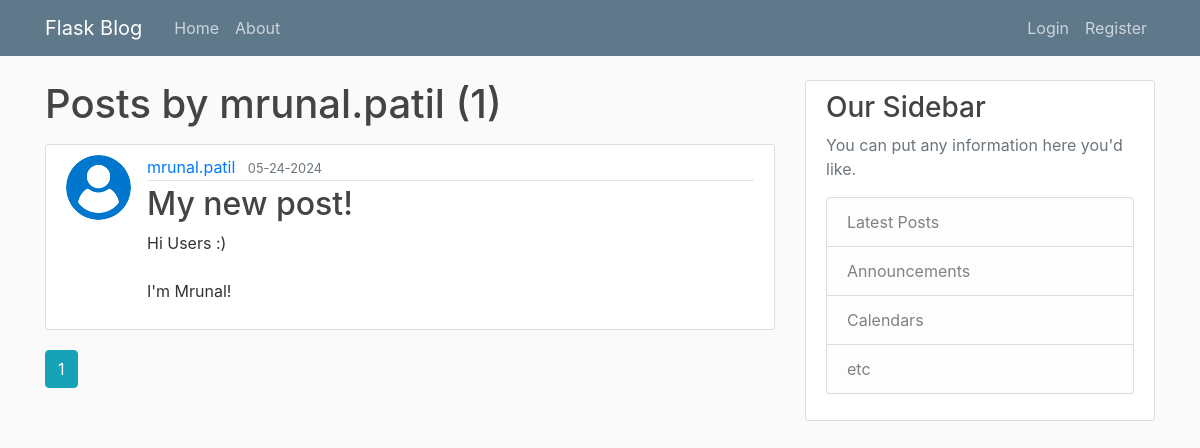
/user/mrunal.patil, run on an earlier commit of the app's database.
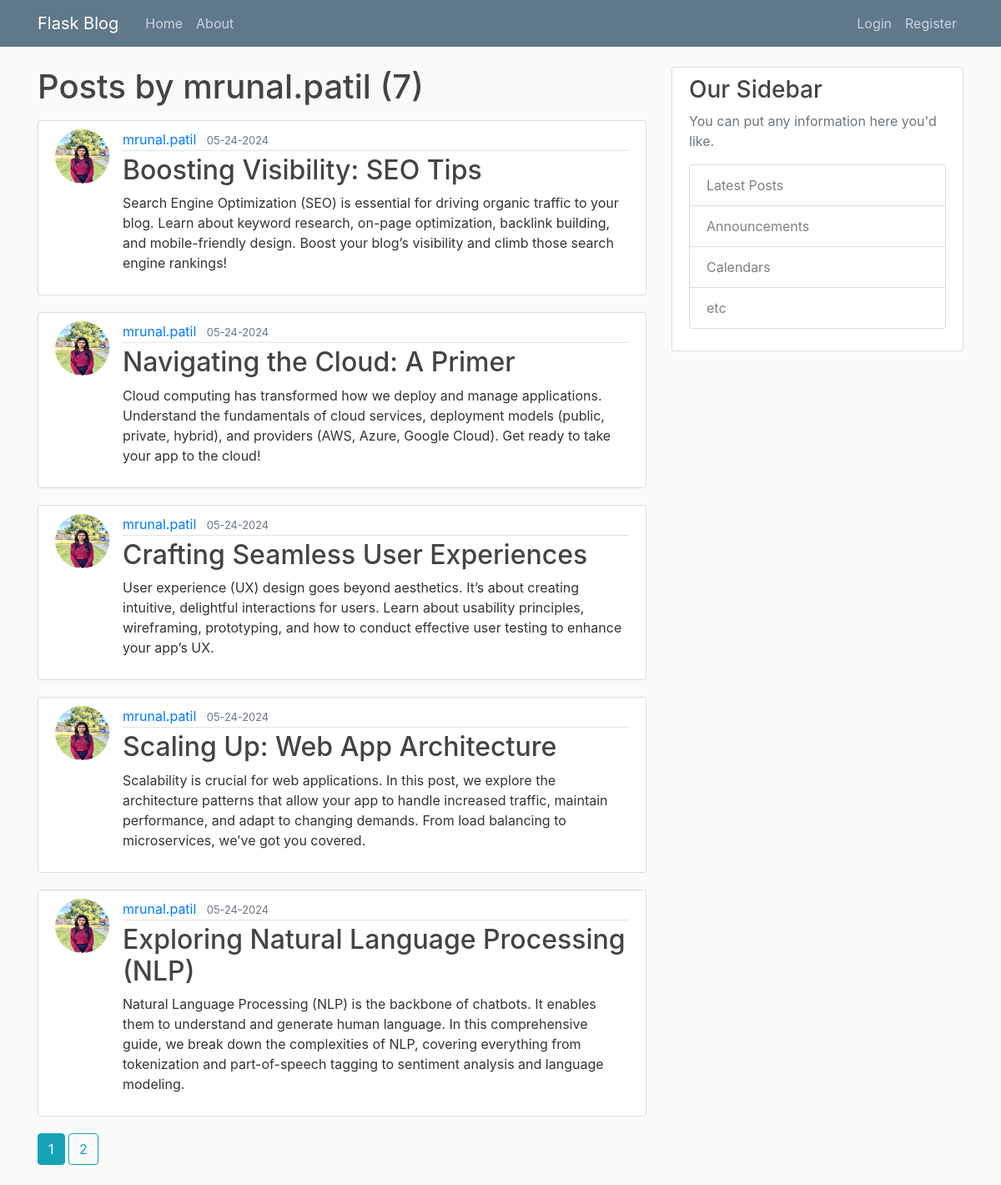
And on a later commit of the database.
### flaskblog/models.py (models this page shows, shortened)
class User(db.Model, UserMixin):
    id = db.Column(db.Integer, primary_key=True)
    username = db.Column(db.String(20), unique=True, nullable=False)
    email = db.Column(db.String(120), unique=True, nullable=False)
    image_file = db.Column(db.String(20), nullable=False, default='default.jpg')
    password = db.Column(db.String(60), nullable=False)
    posts = db.relationship('Post', backref='author', lazy=True)

class Post(db.Model):
    id = db.Column(db.Integer, primary_key=True)
    title = db.Column(db.String(100), nullable=False)
    date_posted = db.Column(db.DateTime, nullable=False, default=datetime.utcnow)
    content = db.Column(db.Text, nullable=False)
    user_id = db.Column(db.Integer, db.ForeignKey('user.id'), nullable=False)

### flaskblog/routes.py (the view)
@app.route("/user/<string:username>")
def user_posts(username):
    page = request.args.get('page', 1, type=int)
    user = User.query.filter_by(username=username).first_or_404()
    posts = Post.query.filter_by(author=user)\
        .order_by(Post.date_posted.desc())\
        .paginate(page=page, per_page=5)
    return render_template('user_posts.html', posts=posts, user=user)

### flaskblog/templates/user_posts.html (shortened to what this page needs)
{% extends "layout.html" %}
{%  block content %}
    <h1 class="mb-3">Posts by {{ user.username }} ({{ posts.total }})</h1>
    {% for post in posts.items %}
        <article class="media content-section">
            <img class="rounded-circle article-img" src="{{ url_for('static', filename='profile_pics/' + post.author.image_file) }}">
            <div class="media-body">
            <div class="article-metadata">
                <a class="mr-2" href="{{ url_for('user_posts', username=post.author.username) }}">{{ post.author.username }}</a>
                <small class="text-muted">{{ post.date_posted.strftime('%m-%d-%Y') }}</small>
            </div>
            <h2><a class="article-title" href="{{ url_for('post', post_id=post.id) }}">{{ post.title }}</a></h2>
            <p class="article-content">{{ post.content }}</p>
            </div>
        </article>
    {%  endfor %}
    {% for page_num in posts.iter_pages(left_edge=1, right_edge=1, left_current=1, right_current=2) %}
        {% if page_num %}
            {% if posts.page == page_num %}
                <a class="btn btn-info mb-4" href="{{ url_for('user_posts', username=user.username, page=page_num) }}">{{ page_num }}</a>
            {% else %}
                <a class="btn btn-outline-info mb-4" href="{{ url_for('user_posts', username=user.username, page=page_num) }}">{{ page_num }}</a>
            {% endif %}
        {% endif %}
    {% endfor %}
{%  endblock content %}

### flaskblog/templates/layout.html (shortened to what this page needs)
<!DOCTYPE html>
<html>
<head>
    <link rel="stylesheet" href="https://maxcdn.bootstrapcdn.com/bootstrap/4.0.0/css/bootstrap.min.css">
    <link rel="stylesheet" type="text/css" href="{{ url_for('static', filename='main.css') }}">
</head>
<body>
    <header class="site-header">
      <nav class="navbar navbar-expand-md navbar-dark bg-steel fixed-top">
        <div class="container">
          <a class="navbar-brand mr-4" href="/">Flask Blog</a>
          <div class="collapse navbar-collapse" id="navbarToggle">
            <div class="navbar-nav mr-auto">
              <a class="nav-item nav-link" href="{{ url_for('home') }}">Home</a>
              <a class="nav-item nav-link" href="{{ url_for('about') }}">About</a>
            </div>
            <div class="navbar-nav">
              {% if current_user.is_authenticated %}
                <a class="nav-item nav-link" href="{{ url_for('new_post') }}">New Post</a>
                <a class="nav-item nav-link" href="{{ url_for('account') }}">Account</a>
                <a class="nav-item nav-link" href="{{ url_for('logout') }}">Logout</a>
              {% else %}
                <a class="nav-item nav-link" href="{{ url_for('login') }}">Login</a>
                <a class="nav-item nav-link" href="{{ url_for('register') }}">Register</a>
              {% endif %}
            </div>
          </div>
        </div>
      </nav>
    </header>
    <main role="main" class="container">
      <div class="row">
        <div class="col-md-8">
          {% block content %}{% endblock %}
        </div>
        <div class="col-md-4">
          <div class="content-section">
            <h3>Our Sidebar</h3>
            <p class='text-muted'>You can put any information here you'd like.
              <ul class="list-group">
                <li class="list-group-item list-group-item-light">Latest Posts</li>
                <li class="list-group-item list-group-item-light">Announcements</li>
                <li class="list-group-item list-group-item-light">Calendars</li>
                <li class="list-group-item list-group-item-light">etc</li>
              </ul>
            </p>
          </div>
        </div>
      </div>
    </main>
</body>
</html>

### flaskblog/static/main.css (style rules this page uses)
body { background: #fafafa; color: #333333; margin-top: 5rem; }
h1, h2, h3, h4, h5, h6 { color: #444444; }
.bg-steel { background-color: #5f788a; }
.site-header .navbar-nav .nav-link { color: #cbd5db; }
.content-section { background: #ffffff; padding: 10px 20px; border: 1px solid #dddddd; border-radius: 3px; margin-bottom: 20px; }
.article-title { color: #444444; }
.article-content { white-space: pre-line; }
.article-img { height: 65px; width: 65px; margin-right: 16px; }
.article-metadata { padding-bottom: 1px; margin-bottom: 4px; border-bottom: 1px solid #e3e3e3 }

What changed in the data, as far as the page shows it:
no longer on this page (row unchanged): Post: image_file (placeholder picture), author.username "mrunal.patil", date_posted "05-24-2024", title "My new post!", content "Hi Users :) I'm Mrunal!"
added Post: image_file (picture), author.username "mrunal.patil", date_posted "05-24-2024", title "Boosting Visibility: SEO Tips", content "Search Engine Optimization (SEO) is essential for driving organic traffic to your blog. Learn about keyword research, on-page optimization, backlink building, and mobile-friendly design. Boost your blog’s visibility and climb those search engine rankings!"
added Post: image_file (picture), author.username "mrunal.patil", date_posted "05-24-2024", title "Navigating the Cloud: A Primer", content "Cloud computing has transformed how we deploy and manage applications. Understand the fundamentals of cloud services, deployment models (public, private, hybrid), and providers (AWS, Azure, Google Cloud). Get ready to take your app to the cloud!"
added Post: image_file (picture), author.username "mrunal.patil", date_posted "05-24-2024", title "Crafting Seamless User Experiences", content "User experience (UX) design goes beyond aesthetics. It’s about creating intuitive, delightful interactions for users. Learn about usability principles, wireframing, prototyping, and how to conduct effective user testing to enhance your app’s UX."
added Post: image_file (picture), author.username "mrunal.patil", date_posted "05-24-2024", title "Scaling Up: Web App Architecture", content "Scalability is crucial for web applications. In this post, we explore the architecture patterns that allow your app to handle increased traffic, maintain performance, and adapt to changing demands. From load balancing to microservices, we’ve got you covered."
added Post: image_file (picture), author.username "mrunal.patil", date_posted "05-24-2024", title "Exploring Natural Language Processing (NLP)", content "Natural Language Processing (NLP) is the backbone of chatbots. It enables them to understand and generate human language. In this comprehensive guide, we break down the complexities of NLP, covering everything from tokenization and part-of-speech tagging to sentiment analysis and language modeling."
Also different on the page:
{{ posts.total }}: "1" → "7"
new list line: "2"
